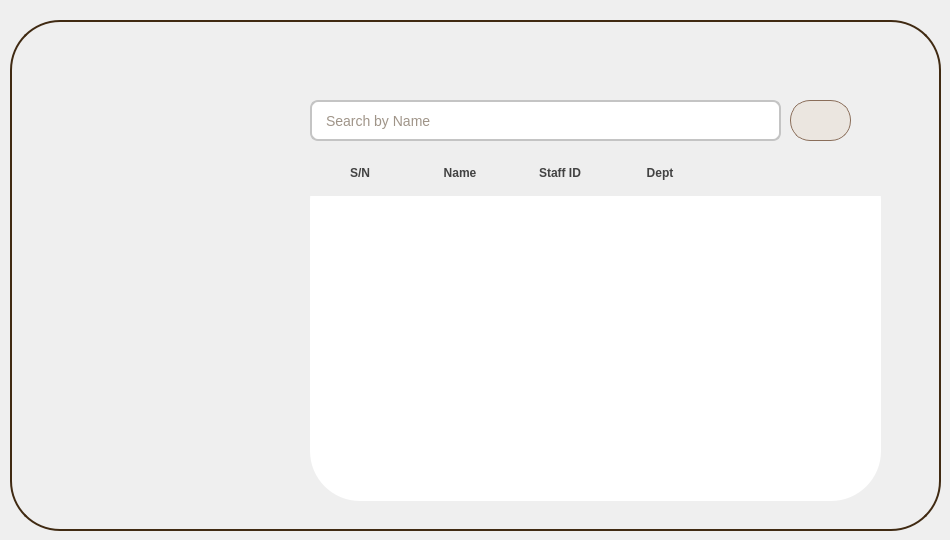
     <widget class="QWidget" name="tab_3">
      <attribute name="icon">
       <iconset>
        <normaloff>assets/inventory_12341376.png</normaloff>assets/inventory_12341376.png</iconset>
      </attribute>
      <attribute name="title">
       <string>Inventory of Staff</string>
      </attribute>
      <widget class="QLabel" name="label_8">
       <property name="geometry">
        <rect>
         <x>60</x>
         <y>170</y>
         <width>251</width>
         <height>251</height>
        </rect>
       </property>
       <property name="text">
        <string/>
       </property>
      </widget>
      <widget class="QFrame" name="frame">
       <property name="geometry">
        <rect>
         <x>10</x>
         <y>20</y>
         <width>931</width>
         <height>511</height>
        </rect>
       </property>
       <property name="styleSheet">
        <string notr="true">/* General Table Style */
QTableWidget {
    border: none;
    gridline-color: #d6d6d6; /* Slim light gray gridline */
    background-color: #ffffff; /* White background */
    alternate-background-color: #f9f9f9; /* Light alternate row background */
    selection-background-color: #e0f7fa; /* Light blue background for selected row */
    selection-color: #000000; /* Dark text for selected row */
    font-family: 'Roboto', sans-serif;
    font-size: 14px;
}

/* Alternate rows with light gray and white background */
QTableWidget::item {
    border-bottom: 1px solid #d6d6d6; /* Slim border between rows */
    padding: 10px;
}

/* Alternate background for even rows */
QTableWidget::item:alternate {
    background-color: #f9f9f9; /* Slightly different color for alternating rows */
}

/* Hover effect for rows */
QTableWidget::item:hover {
    background-color: #f1f1f1; /* Light hover effect on row */
}

/* Selected row */
QTableWidget::item:selected {
    background-color: #e0f7fa;
    color: #424242;
}

/* Flat header style */
QHeaderView::section {
    background-color: #eeeeee; /* Light gray header background */
    color: #424242; /* Dark text */
    font-weight: bold;
    border: none;
    padding: 8px;
    text-align: left;
    height: 30px;
    transition: background-color 0.3s ease; /* Smooth transition for hover */
}

/* Header hover effect */
QHeaderView::section:hover {
    background-color: #d4d4d4; /* Darker gray on hover */
}

/* Flatten header */
QHeaderView {
    border: none;
}

/* Scrollbar Styling */
QScrollBar:vertical {
    background-color: #f5f5f5;
    width: 12px;
}

QScrollBar::handle:vertical {
    background-color: #bdbdbd;
    min-height: 20px;
}

QScrollBar:horizontal {
    background-color: #f5f5f5;
    height: 12px;
}

QScrollBar::handle:horizontal {
    background-color: #bdbdbd;
    min-width: 20px;
}

/* Slim borders for gridlines */
QTableWidget::item {
    border: 1px solid #d6d6d6; /* Slim light gray borders between cells */
}
QFrame {
 /* Slight orange background */
    border: 2px solid #402A12 ; /* Border color */
    border-radius: 50px;       /* Rounded corners */
}
</string>
       </property>
       <property name="frameShape">
        <enum>QFrame::Shape::StyledPanel</enum>
       </property>
       <property name="frameShadow">
        <enum>QFrame::Shadow::Raised</enum>
       </property>
       <widget class="QLabel" name="label_9">
        <property name="geometry">
         <rect>
          <x>70</x>
          <y>250</y>
          <width>151</width>
          <height>131</height>
         </rect>
        </property>
        <property name="styleSheet">
         <string notr="true">border:none</string>
        </property>
        <property name="text">
         <string/>
        </property>
        <property name="pixmap">
         <pixmap>assets/warehouse.png</pixmap>
        </property>
        <property name="scaledContents">
         <bool>true</bool>
        </property>
       </widget>
       <widget class="QTableWidget" name="tableWidget">
        <property name="geometry">
         <rect>
          <x>300</x>
          <y>130</y>
          <width>571</width>
          <height>351</height>
         </rect>
        </property>
        <property name="styleSheet">
         <string notr="true">/* General Table Style */
QTableWidget {
    border: none;
    gridline-color: #e0e0e0; /* Light gridlines */
    background-color: #ffffff; /* White background */
    alternate-background-color: #f9f9f9; /* Alternating rows color */
    selection-background-color: #e0f7fa; /* Light blue for selected row */
    selection-color: #000000; /* Text color for selected rows */
    show-grid: true;
    font-family: 'Roboto', sans-serif;
    font-size: 14px;
}

/* Header Style: Flat, with a slight background color */
QHeaderView::section {
    background-color: #eeeeee; /* Light gray for headers */
    color: #424242; /* Dark gray text */
    font-weight: bold;
    border: none; /* No border around headers */
    padding: 8px; /* Padding to make it spacious */
    text-align: left; /* Align text to the left */
    height: 30px; /* Adjust height for headers */
}

/* Flatten the header by removing any raised effect */
QHeaderView {
    border: none; /* No borders for header */
    padding: 0px;
    margin: 0px;
}

/* Table cells padding */
QTableWidget::item {
    padding: 10px; /* Padding inside table cells */
    border: none; /* No borders between table cells */
}

/* Row hover effect */
QTableWidget::item:hover {
    background-color: #f1f1f1; /* Slight hover effect */
}

/* Selected row style */
QTableWidget::item:selected {
    background-color: #e0f7fa;
    color: #424242;
}

/* Scrollbar Styling */
QScrollBar:vertical {
    background-color: #f5f5f5;
    width: 12px;
}

QScrollBar::handle:vertical {
    background-color: #bdbdbd;
    min-height: 20px;
}

QScrollBar:horizontal {
    background-color: #f5f5f5;
    height: 12px;
}

QScrollBar::handle:horizontal {
    background-color: #bdbdbd;
    min-width: 20px;
}
</string>
        </property>
        <property name="sizeAdjustPolicy">
         <enum>QAbstractScrollArea::SizeAdjustPolicy::AdjustIgnored</enum>
        </property>
        <property name="showGrid">
         <bool>false</bool>
        </property>
        <property name="sortingEnabled">
         <bool>true</bool>
        </property>
        <property name="wordWrap">
         <bool>false</bool>
        </property>
        <attribute name="horizontalHeaderCascadingSectionResizes">
         <bool>false</bool>
        </attribute>
        <attribute name="verticalHeaderCascadingSectionResizes">
         <bool>false</bool>
        </attribute>
        <column>
         <property name="text">
          <string>S/N</string>
         </property>
         <property name="font">
          <font>
           <family>Bookman Old Style</family>
           <pointsize>11</pointsize>
          </font>
         </property>
         <property name="icon">
          <iconset>
           <normaloff>assets/format_11183714.png</normaloff>assets/format_11183714.png</iconset>
         </property>
        </column>
        <column>
         <property name="text">
          <string>Name</string>
         </property>
         <property name="font">
          <font>
           <family>Bookman Old Style</family>
           <pointsize>11</pointsize>
           <bold>false</bold>
          </font>
         </property>
         <property name="icon">
          <iconset>
           <normaloff>assets/id-card_6785396.png</normaloff>assets/id-card_6785396.png</iconset>
         </property>
        </column>
        <column>
         <property name="text">
          <string>Staff ID</string>
         </property>
         <property name="font">
          <font>
           <family>Bookman Old Style</family>
           <pointsize>11</pointsize>
           <bold>false</bold>
          </font>
         </property>
         <property name="icon">
          <iconset>
           <normaloff>assets/digital-passcode_17008880.png</normaloff>assets/digital-passcode_17008880.png</iconset>
         </property>
        </column>
        <column>
         <property name="text">
          <string>Dept</string>
         </property>
         <property name="font">
          <font>
           <family>Book Antiqua</family>
           <pointsize>11</pointsize>
           <bold>false</bold>
          </font>
         </property>
         <property name="icon">
          <iconset>
           <normaloff>assets/hierarchy_2666475.png</normaloff>assets/hierarchy_2666475.png</iconset>
         </property>
        </column>
       </widget>
       <widget class="QLineEdit" name="lineEdit">
        <property name="geometry">
         <rect>
          <x>300</x>
          <y>80</y>
          <width>471</width>
          <height>41</height>
         </rect>
        </property>
        <property name="styleSheet">
         <string notr="true">/* Base Style for the Line Edit */
QLineEdit {
    background-color: #ffffff;  /* White background */
    border: 2px solid #c4c4c4;  /* Light gray border */
    border-radius: 8px;  /* Rounded corners */
    padding: 8px 12px;  /* Padding inside the input */
    font-family: 'Roboto', sans-serif;
    font-size: 14px;
    color: #402A12;  /* Deep brown text */
}

/* Placeholder Text Styling */
QLineEdit[placeholderText] {
    color: #9e9e9e;  /* Light gray for placeholder text */
}

/* Hover Effect */
QLineEdit:hover {
    border: 2px solid #775d41;  /* Slightly darker brown border on hover */
    background-color: #f7f2ed;  /* Slightly off-white background on hover */
}

/* Focus Effect */
QLineEdit:focus {
    border: 2px solid #402A12;  /* Deep brown border when focused */
    background-color: #ffffff;  /* Ensure background remains white */
    outline: none;  /* Remove any focus outline */
}

/* Style for the Clear Button (X) */
QLineEdit::clear-button {
    image: url(path_to_clear_icon);  /* Set an image for the clear button */
    subcontrol-position: right;  /* Position clear button to the right */
    padding-right: 10px;
}

/* Pressed State for Clear Button */
QLineEdit::clear-button:pressed {
    image: url(path_to_clear_icon_pressed);  /* Change the clear button when pressed */
}

/* Soft Shadow for Depth */
QLineEdit {
    box-shadow: 0px 4px 6px rgba(0, 0, 0, 0.1);  /* Soft shadow for a slight depth */
}
</string>
        </property>
        <property name="placeholderText">
         <string>Search by Name</string>
        </property>
       </widget>
       <widget class="QPushButton" name="pushButton_6">
        <property name="geometry">
         <rect>
          <x>780</x>
          <y>80</y>
          <width>61</width>
          <height>41</height>
         </rect>
        </property>
        <property name="styleSheet">
         <string notr="true">QPushButton {
    background-color: #ebe6e0;           /* Base background color */
    border-radius: 20px;                  /* Rounded corners */
    padding: 8px 16px;                   /* Padding for a neat button */
    color: black;                      /* Text color */
	font: 500 8pt &quot;Arial&quot;;
    font-size: 18px;                     /* Font size */
    border: 1px solid #8a6e5a; 
}

QPushButton:hover {
    background-color: #d3c4b5;           /* Change background on hover */
}

QPushButton:pressed {
    background-color: #b5a89a;           /* Change background on click */
}
</string>
        </property>
        <property name="text">
         <string/>
        </property>
        <property name="icon">
         <iconset>
          <normaloff>assets/search_10025455.png</normaloff>assets/search_10025455.png</iconset>
        </property>
        <property name="flat">
         <bool>true</bool>
        </property>
       </widget>
      </widget>
     </widget>
